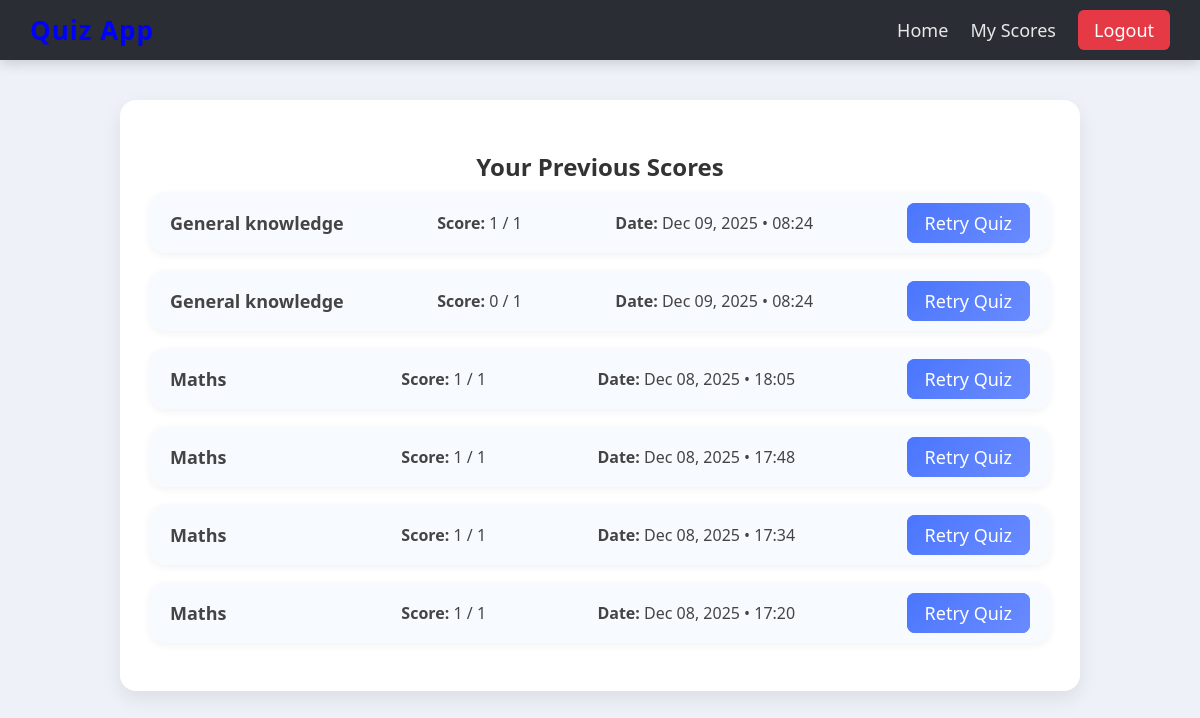
The app's page /my-score/ (signed in) with its own data.
### quiz/models.py (models this page shows, shortened)
class UserScore(models.Model):
    user = models.ForeignKey(User, on_delete=models.CASCADE)
    category = models.ForeignKey(Category, on_delete=models.CASCADE)
    score = models.IntegerField()
    total = models.IntegerField()
    date = models.DateTimeField(auto_now_add=True)

class Category(models.Model):
    name = models.CharField(max_length=255, unique=True)

### quiz/views.py (the view)
# urls.py: path('my-score/', my_score, name="scores")
@login_required(login_url="signin")
def my_score(request):
    score = UserScore.objects.filter(user = request.user).order_by('-date')
    return render(request, "my_score.html", {'scores':score})

### quiz/templates/my_score.html (shortened to what this page needs)
{% extends 'base.html' %}
{% block content %}
<div class=" mt-5">
    <h2 class="text-center mb-4 fw-bold">Your Previous Scores</h2>
    {% if scores %}
    {% for score in scores %}
    <div class="score-card">
        <div class="score-item category">
            <strong>{{ score.category.name }}</strong>
        </div>
        <div class="score-item">
            <strong>Score:</strong> {{ score.score }} / {{ score.total }}
        </div>
        <div class="score-item date">
            <strong>Date:</strong> {{ score.date|date:"M d, Y • H:i" }}
        </div>
        <div class="score-item">
            <a href="{% url 'quize' score.category.id %}" class="btn retry-btn">
                Retry Quiz
            </a>
        </div>
    </div>
    {% endfor %}
    {% else %}
    <p class="text-center text-muted">No previous scores found.</p>
    {% endif %}
</div>
{% endblock %}

### quiz/templates/base.html (shortened to what this page needs)
<!DOCTYPE html>
<html lang="en">
<head>
</head>
<body>
    <header class="main-header">
        <div class="logo">
            <h2>Quiz App</h2>
        </div>
        <nav class="navbar">
            <a href="/">Home</a>
            <a href="{% url 'scores' %}">My Scores</a>
            {% if user.is_authenticated %}
            <a href="/logout/" class="btn-nav logout">Logout</a>
            {% else %}
            <a href="/login/" class="btn-nav">Sign In</a>
            <a href="/signup/" class="btn-nav signup">Sign Up</a>
            {% endif %}
        </nav>
    </header>
    <div class="container">
        {% block content %}{% endblock %}
    </div>
</body>
</html>

### quiz/templates/base.html (style rules this page uses)
body { background: #eef1f7; font-family: 'Segoe UI', sans-serif; margin: 0; padding: 0; }
.container { width: 90%; max-width: 900px; margin: 40px auto; background: #ffffff; padding: 30px; border-radius: 16px; box-shadow: 0 8px 20px rgba(0, 0, 0, 0.08); }
h1, h2 { text-align: center; color: #333; margin-bottom: 10px; }
.btn { background: linear-gradient(135deg, #4a76fd, #6a8bff); color: white; padding: 14px 28px; border-radius: 10px; text-decoration: none; border: none; cursor: pointer; font-size: 18px; transition: 0.3s ease; }
.main-header { background: #2a2d34; padding: 12px 30px; color: white; display: flex; justify-content: space-between; align-items: center; box-shadow: 0 4px 12px rgba(0,0,0,0.15); position: sticky; top: 0; z-index: 1000; }
.logo h2 { margin: 0; font-size: 26px; letter-spacing: 1px; color: blue; }
.navbar a { color: #e8e8e8; margin-left: 18px; font-size: 18px; text-decoration: none; transition: 0.3s ease; }
.btn-nav { padding: 8px 16px; background: #4a76fd; border-radius: 6px; color: white !important; font-weight: 500; }
.btn-nav.logout { background: #e63946; }

### quiz/templates/my_score.html (style rules this page uses)
.score-card { display: flex; justify-content: space-between; align-items: center; padding: 18px 20px; border-radius: 15px; background: #f7faff; box-shadow: 0 2px 8px rgba(0, 0, 0, 0.06); margin-bottom: 18px; }
.score-item { font-size: 16px; color: #444; }
.category { font-size: 18px; font-weight: 600; min-width: 120px; }
.retry-btn { background-color: #5271ff; color: white; padding: 8px 18px; border-radius: 8px; text-decoration: none; transition: 0.3s ease; }

### records on screen
UserScore: category.name "General knowledge", score "1", total "1", date "Dec 09, 2025 • 08:24"
UserScore: category.name "General knowledge", score "0", total "1", date "Dec 09, 2025 • 08:24"
UserScore: category.name "Maths", score "1", total "1", date "Dec 08, 2025 • 18:05"
UserScore: category.name "Maths", score "1", total "1", date "Dec 08, 2025 • 17:48"
UserScore: category.name "Maths", score "1", total "1", date "Dec 08, 2025 • 17:34"
UserScore: category.name "Maths", score "1", total "1", date "Dec 08, 2025 • 17:20"
